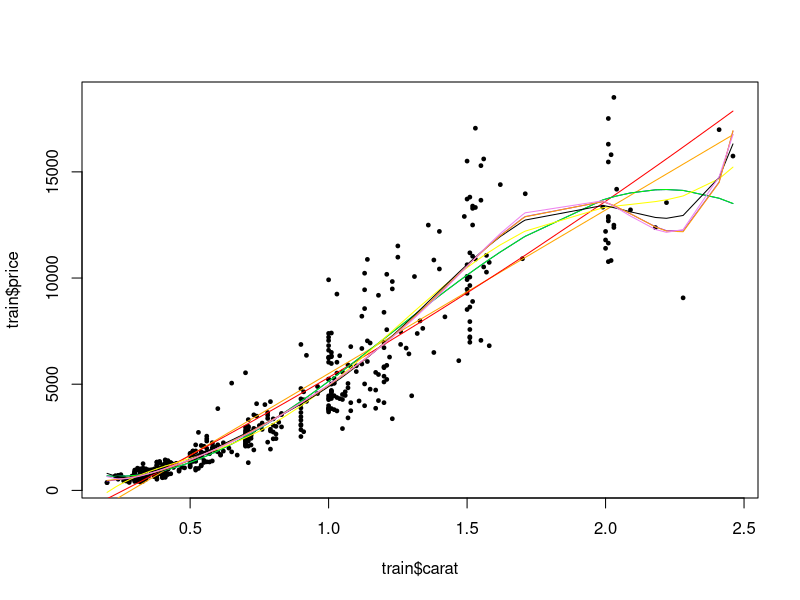

Generate this figure with R:
library(ggplot2)
data('diamonds')
df=diamonds
#--------------------------------------------------------------------------------

set.seed(0)
rand2 = sample(1:nrow(df),500)
train = df[rand2,]


m1 <- lm(price ~ carat, train)
m2 <- lm(price ~ carat + I(carat^2), train)
m3 <- lm(price ~ carat + I(carat^2) + I(carat^3), train)
m4 <- lm(price ~ carat + I(carat^2) + I(carat^3) + I(carat^4), train)
m5 <- lm(price ~ carat + I(carat^2) + I(carat^3) + I(carat^4) + I(carat^5), train)
m6 <- lm(price ~ carat + I(carat^2) + I(carat^3) + I(carat^4) + I(carat^5)+ I(carat^5) + I(carat^6), train)
m7 <- lm(price ~ carat + I(carat^2) + I(carat^3) + I(carat^4) + I(carat^5)+ I(carat^5) + I(carat^6) 
         + I(carat^6) + I(carat^7), train)
m8 <- lm(price ~ carat + I(carat^2) + I(carat^3) + I(carat^4) +
           I(carat^5) + I(carat^6) + I(carat^7) +
           I(carat^8), train)
m9 <- lm(price ~ carat + I(carat^2) + I(carat^3) + I(carat^4) +
           I(carat^5) + I(carat^6) + I(carat^7) +
           I(carat^8) + I(carat^9) , train)


plot(train$carat,train$price, pch=19, cex=0.5)
lines(sort(train$carat), fitted(m1)[order(train$carat)], col='orange', type='l',pch=19) 
lines(sort(train$carat), fitted(m2)[order(train$carat)], col='red', type='l',pch=19) 
lines(sort(train$carat), fitted(m3)[order(train$carat)], col='blue', type='l',pch=19) 
lines(sort(train$carat), fitted(m4)[order(train$carat)], col='green', type='l',pch=19) 
lines(sort(train$carat), fitted(m5)[order(train$carat)], col='yellow', type='l',pch=19) 
lines(sort(train$carat), fitted(m6)[order(train$carat)], col='black', type='l',pch=19) 
lines(sort(train$carat), fitted(m7)[order(train$carat)], col='purple', type='l',pch=19) 
lines(sort(train$carat), fitted(m8)[order(train$carat)], col='orange', type='l',pch=19) 
lines(sort(train$carat), fitted(m9)[order(train$carat)], col='violet', type='l',pch=19) 
